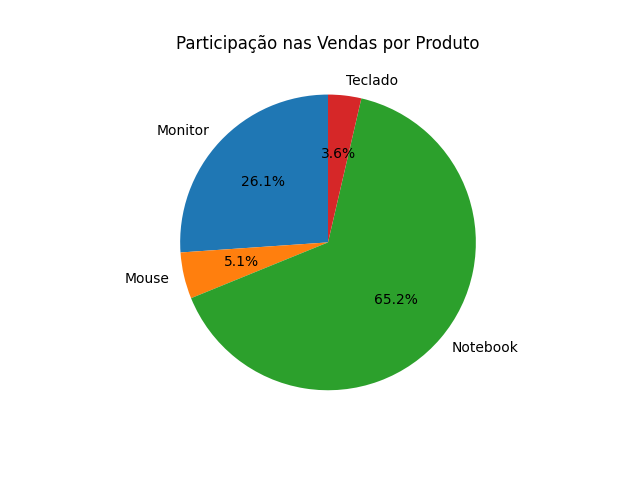

Here is the Python script that generated this plot:
import pandas as pd
import matplotlib.pyplot as plt

# Lê os dados
df = pd.read_csv('vendas.csv')

# Cria nova coluna com o total da venda
df['total'] = df['quantidade'] * df['preco']

# Agrupa por produto e soma
resumo = df.groupby('produto')['total'].sum()

# Gera gráfico de pizza
resumo.plot.pie(autopct='%1.1f%%', startangle=90)
plt.title('Participação nas Vendas por Produto')
plt.ylabel('')

# Salva a imagem
plt.savefig('vendas.png')

print("✅ Gráfico de vendas gerado com sucesso!")
